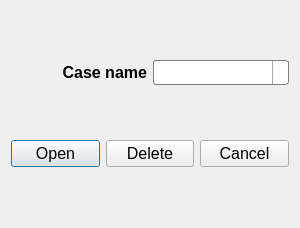
<?xml version="1.0" encoding="UTF-8"?>
<ui version="4.0">
 <class>Dialog</class>
 <widget class="QDialog" name="Dialog">
  <property name="geometry">
   <rect>
    <x>0</x>
    <y>0</y>
    <width>300</width>
    <height>228</height>
   </rect>
  </property>
  <property name="font">
   <font>
    <pointsize>12</pointsize>
   </font>
  </property>
  <property name="windowTitle">
   <string>TUALP Transient Plunger Lift Simulator</string>
  </property>
  <property name="windowIcon">
   <iconset resource="plunger_ico.qrc">
    <normaloff>:/plunger/icons/plunger_logo_PFmZvE.ico</normaloff>:/plunger/icons/plunger_logo_PFmZvE.ico</iconset>
  </property>
  <layout class="QVBoxLayout" name="verticalLayout">
   <item>
    <layout class="QHBoxLayout" name="horizontalLayout_2">
     <item>
      <widget class="QLabel" name="label">
       <property name="font">
        <font>
         <pointsize>12</pointsize>
         <weight>75</weight>
         <bold>true</bold>
        </font>
       </property>
       <property name="text">
        <string>Case name</string>
       </property>
       <property name="alignment">
        <set>Qt::AlignRight|Qt::AlignTrailing|Qt::AlignVCenter</set>
       </property>
      </widget>
     </item>
     <item>
      <widget class="QComboBox" name="comboBox">
       <property name="minimumSize">
        <size>
         <width>101</width>
         <height>0</height>
        </size>
       </property>
       <property name="font">
        <font>
         <pointsize>12</pointsize>
        </font>
       </property>
       <property name="styleSheet">
        <string notr="true">QComboBox {
    border: 1px solid gray;
    border-radius: 3px;
    padding: 1px 18px 1px 3px;
    min-width: 6em;
}

QComboBox:editable {
    background: white;
}

QComboBox:!editable:on, QComboBox::drop-down:editable:on {
    background: qlineargradient(x1: 0, y1: 0, x2: 0, y2: 1,
                                stop: 0 #D3D3D3, stop: 0.4 #D8D8D8,
                                stop: 0.5 #DDDDDD, stop: 1.0 #E1E1E1);
}

QComboBox:on { /* shift the text when the popup opens */
    padding-top: 3px;
    padding-left: 4px;
}

QComboBox::drop-down {
    subcontrol-origin: padding;
    subcontrol-position: top right;
    width: 15px;
	border-left-width: 1px;
    border-left-color: darkgray;
    border-left-style: solid; /* just a single line */
    border-top-right-radius: 3px; /* same radius as the QComboBox */
    border-bottom-right-radius: 3px;
}
</string>
       </property>
      </widget>
     </item>
    </layout>
   </item>
   <item>
    <layout class="QHBoxLayout" name="horizontalLayout">
     <item>
      <widget class="QPushButton" name="btn_open">
       <property name="styleSheet">
        <string notr="true">background-color: qlineargradient(x1: 0, y1: 0, x2: 0, y2: 1,
                                      stop: 0 #f6f7fa, stop: 1 #dadbde);

font: 12pt bold &quot;Arial&quot;;</string>
       </property>
       <property name="text">
        <string>Open</string>
       </property>
       <property name="icon">
        <iconset resource="plunger_ico.qrc">
         <normaloff>:/plunger/icons/open.png</normaloff>:/plunger/icons/open.png</iconset>
       </property>
       <property name="iconSize">
        <size>
         <width>24</width>
         <height>24</height>
        </size>
       </property>
      </widget>
     </item>
     <item>
      <widget class="QPushButton" name="btn_delete">
       <property name="styleSheet">
        <string notr="true">background-color: qlineargradient(x1: 0, y1: 0, x2: 0, y2: 1,
                                      stop: 0 #f6f7fa, stop: 1 #dadbde);

font: 12pt bold &quot;Arial&quot;;</string>
       </property>
       <property name="text">
        <string>Delete</string>
       </property>
       <property name="icon">
        <iconset resource="plunger_ico.qrc">
         <normaloff>:/plunger/icons/delete.png</normaloff>:/plunger/icons/delete.png</iconset>
       </property>
       <property name="iconSize">
        <size>
         <width>24</width>
         <height>24</height>
        </size>
       </property>
      </widget>
     </item>
     <item>
      <widget class="QPushButton" name="btn_cancel">
       <property name="styleSheet">
        <string notr="true">background-color: qlineargradient(x1: 0, y1: 0, x2: 0, y2: 1,
                                      stop: 0 #f6f7fa, stop: 1 #dadbde);

font: 12pt bold &quot;Arial&quot;;</string>
       </property>
       <property name="text">
        <string>Cancel</string>
       </property>
       <property name="icon">
        <iconset resource="plunger_ico.qrc">
         <normaloff>:/plunger/icons/stop.png</normaloff>:/plunger/icons/stop.png</iconset>
       </property>
       <property name="iconSize">
        <size>
         <width>24</width>
         <height>24</height>
        </size>
       </property>
      </widget>
     </item>
    </layout>
   </item>
  </layout>
 </widget>
 <resources>
  <include location="plunger_ico.qrc"/>
 </resources>
 <connections/>
</ui>
